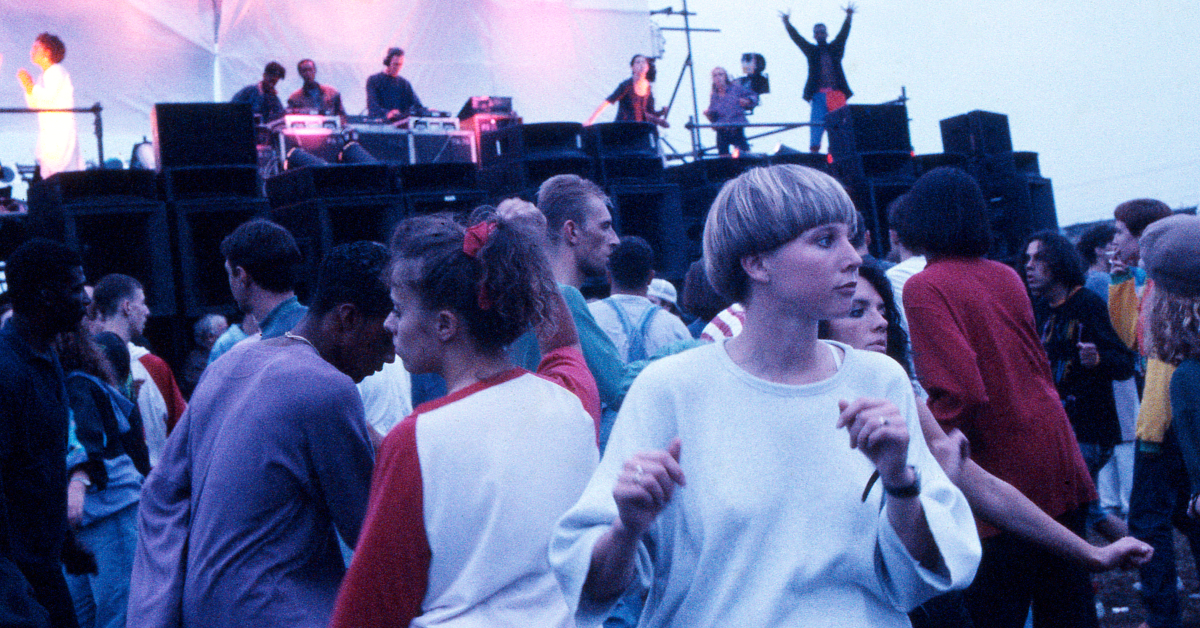
#> input picture modes/S-Image-Trip-NumPy/images/facebook-twitter-acid-house-page-joy-rave-image.jpg, 1200 x 628 px; its folder holds only this picture in this run
$ python -i main.py   (imports and definitions only)
#> lines starting #> are read from the running program, lines starting #| are printed output that depends on the picture
# Image Trip Mode - NumPy Version
# Loads images and applies row/column repeat effects with rotation
#
# NOTE: This version requires NumPy and will NOT work on EYESY hardware.
# Use the standard S-Image-Trip mode for hardware compatibility.
#
# Knob 1: Vertical stretch - max row repeat count (1 to 64)
# Knob 2: Horizontal stretch - max column repeat count (1 to 64)
# Knob 3: Glitch density (how often rows/columns get repeated)
# Knob 4: Image selection
# Knob 5: Effects (blur/noise intensity)

import pygame
import os
import random
import math

try:
    import numpy as np
    from PIL import Image, ImageFilter
    HAS_NUMPY = True
except ImportError:
    HAS_NUMPY = False

# Screen dimensions
WIDTH = 1280
HEIGHT = 720

# State
images = []
current_image = None  # numpy array (H, W, 3)
current_image_pygame = None  # pygame Surface for display
current_image_index = -1
cached_tiled = None  # Cached 3x3 mirrored tessellation
row_pattern = None
col_pattern = None
target_row_pattern = None
target_col_pattern = None
row_morph_index = 0
col_morph_index = 0
last_params = None
frame_count = 0
pattern_regen_counter = 0
rotation_offset = random.uniform(0, 2 * math.pi)

# How often to generate a new target pattern (in frames)
PATTERN_REGEN_INTERVAL = 90


# [17 lines left out: function get_image_files, not called in this run]


def load_and_scale_image(path):
    """Load an image and scale it to screen size, returns numpy array"""
    img = Image.open(path).convert('RGB')
#> img is the input picture: PIL image 1200x628 RGB; mean R, G, B 98.1, 104.1, 144.9

    # Scale to cover screen
    scale_w = WIDTH / img.width
#> scale_w = 1.07
    scale_h = HEIGHT / img.height
#> scale_h = 1.15
    scale = max(scale_w, scale_h)
#> scale = 1.15

    new_w = int(img.width * scale)
#> new_w = 1375
    new_h = int(img.height * scale)
#> new_h = 720

    img = img.resize((new_w, new_h), Image.Resampling.LANCZOS)
#> img: PIL image 1375x720 RGB

    # Crop to center
    left = (new_w - WIDTH) // 2
#> left = 47
    top = (new_h - HEIGHT) // 2
#> top = 0
    img = img.crop((left, top, left + WIDTH, top + HEIGHT))
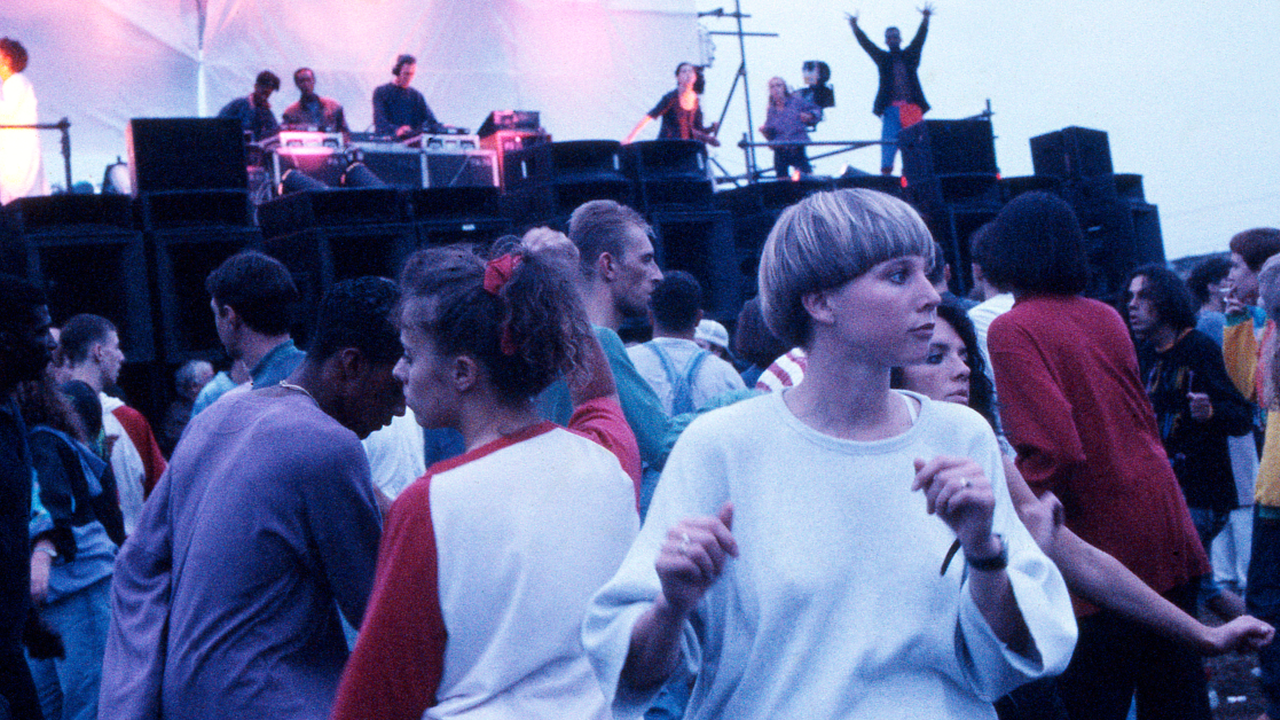
#> img: PIL image 1280x720 RGB; mean R, G, B 99.6, 105.5, 147.1

    return np.array(img)


# [280 lines left out: functions build_tiled_array, generate_glitch_pattern, expand_pattern_to_indices, morph_pattern_step, apply_row_pattern, apply_col_pattern and 4 more, not called in this run]

>>> result = load_and_scale_image('images/facebook-twitter-acid-house-page-joy-rave-image.jpg')

$ run again, on modes/S-Image-Trip-NumPy/images/merlin.jpg
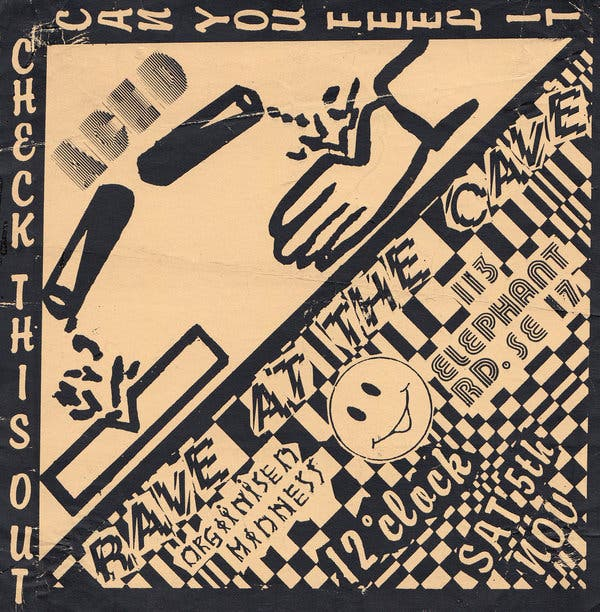
#> input picture modes/S-Image-Trip-NumPy/images/merlin.jpg, 600 x 612 px
#> in load_and_scale_image, img is the input picture: PIL image 600x612 RGB; mean R, G, B 146.8, 127.3, 106.2
#> in load_and_scale_image, `img = img.resize((new_w, new_h), Image.Resampling.LANCZOS)`:
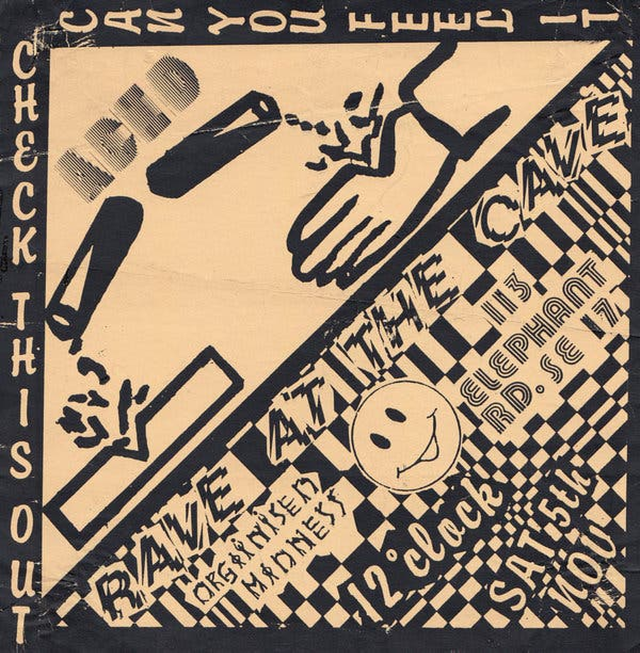
#> img: PIL image 1280x1305 RGB (shown at 1/2 size); mean R, G, B 146.8, 127.3, 106.2
#> in load_and_scale_image, `img = img.crop((left, top, left + WIDTH, top + HEIGHT))`:
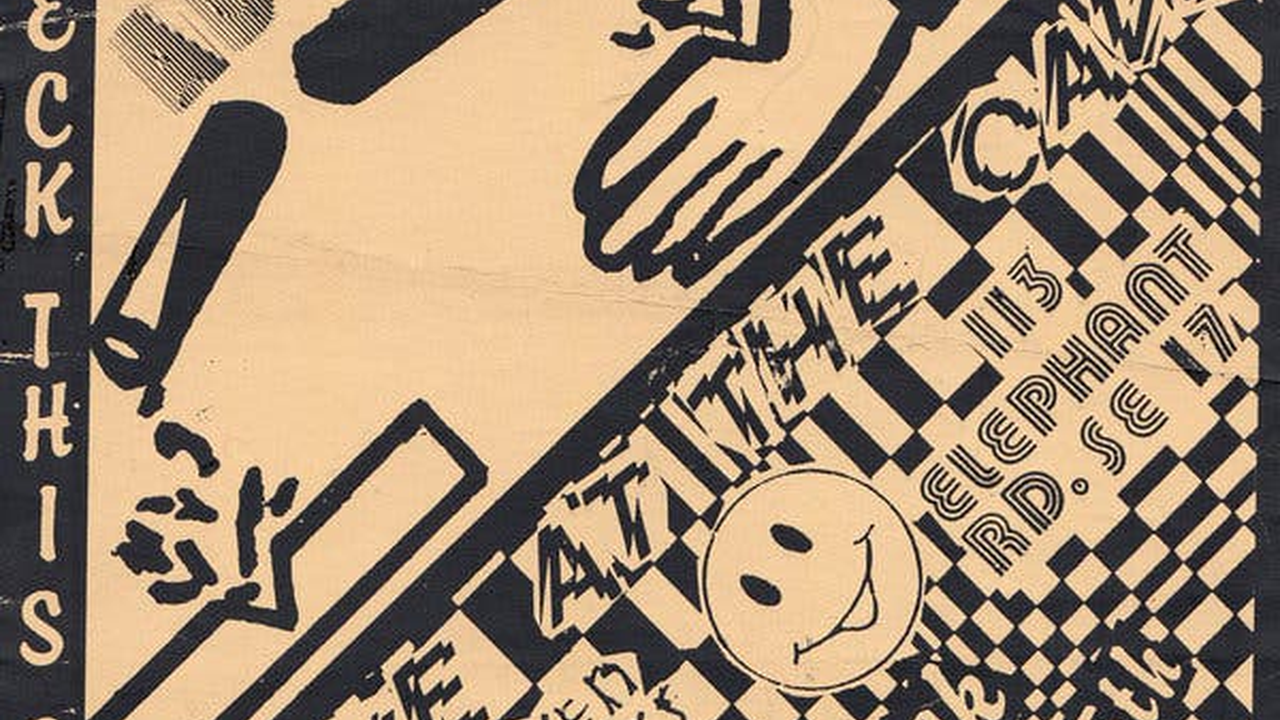
#> img: PIL image 1280x720 RGB; mean R, G, B 158.9, 137.2, 112.9

$ run again, on modes/S-Image-Trip-NumPy/images/pexels-lexx-11657171.jpg
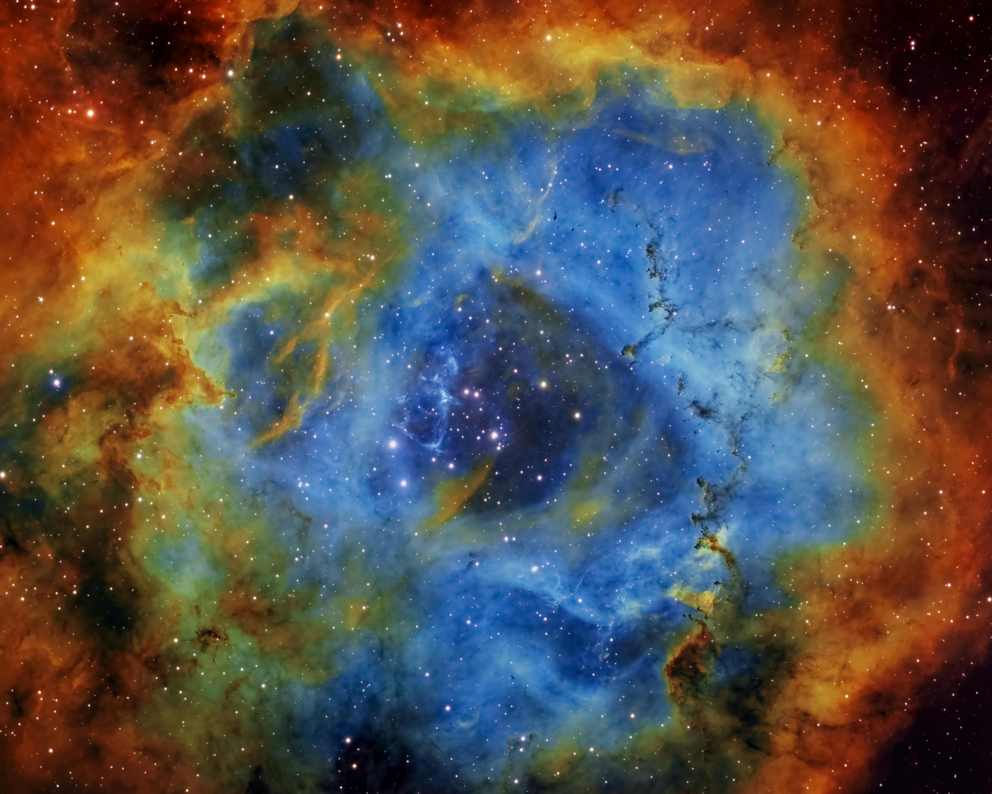
#> input picture modes/S-Image-Trip-NumPy/images/pexels-lexx-11657171.jpg, 3968 x 3174 px (shown at 1/4 size)
#> in load_and_scale_image, img is the input picture: PIL image 3968x3174 RGB; mean R, G, B 87.1, 80, 73.4
#> in load_and_scale_image, `img = img.crop((left, top, left + WIDTH, top + HEIGHT))`:
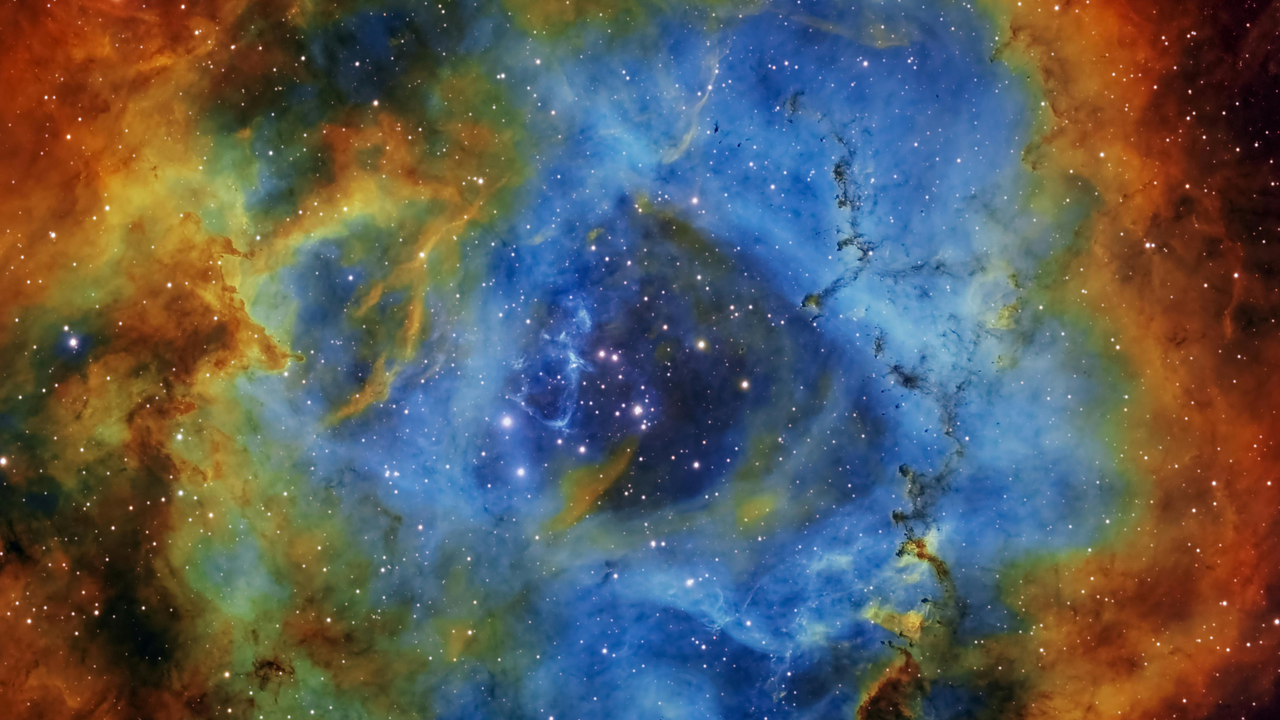
#> img: PIL image 1280x720 RGB; mean R, G, B 89.7, 91, 88.9
